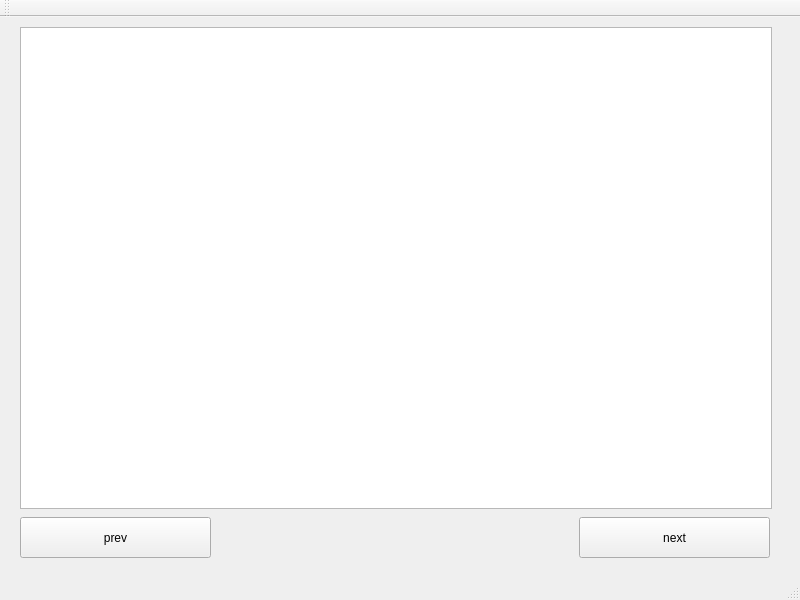
<?xml version="1.0" encoding="UTF-8"?>
<ui version="4.0">
 <class>MainWindow</class>
 <widget class="QMainWindow" name="MainWindow">
  <property name="geometry">
   <rect>
    <x>0</x>
    <y>0</y>
    <width>800</width>
    <height>600</height>
   </rect>
  </property>
  <property name="windowTitle">
   <string>MainWindow</string>
  </property>
  <widget class="QWidget" name="centralWidget">
   <widget class="QGraphicsView" name="graphicsView">
    <property name="geometry">
     <rect>
      <x>20</x>
      <y>10</y>
      <width>752</width>
      <height>482</height>
     </rect>
    </property>
   </widget>
   <widget class="QPushButton" name="pushButton_next">
    <property name="geometry">
     <rect>
      <x>579</x>
      <y>500</y>
      <width>191</width>
      <height>41</height>
     </rect>
    </property>
    <property name="text">
     <string>next</string>
    </property>
   </widget>
   <widget class="QPushButton" name="pushButton_prev">
    <property name="geometry">
     <rect>
      <x>20</x>
      <y>500</y>
      <width>191</width>
      <height>41</height>
     </rect>
    </property>
    <property name="text">
     <string>prev</string>
    </property>
   </widget>
  </widget>
  <widget class="QMenuBar" name="menuBar">
   <property name="geometry">
    <rect>
     <x>0</x>
     <y>0</y>
     <width>800</width>
     <height>17</height>
    </rect>
   </property>
  </widget>
  <widget class="QToolBar" name="mainToolBar">
   <attribute name="toolBarArea">
    <enum>TopToolBarArea</enum>
   </attribute>
   <attribute name="toolBarBreak">
    <bool>false</bool>
   </attribute>
  </widget>
  <widget class="QStatusBar" name="statusBar"/>
 </widget>
 <layoutdefault spacing="6" margin="11"/>
 <resources/>
 <connections/>
</ui>
